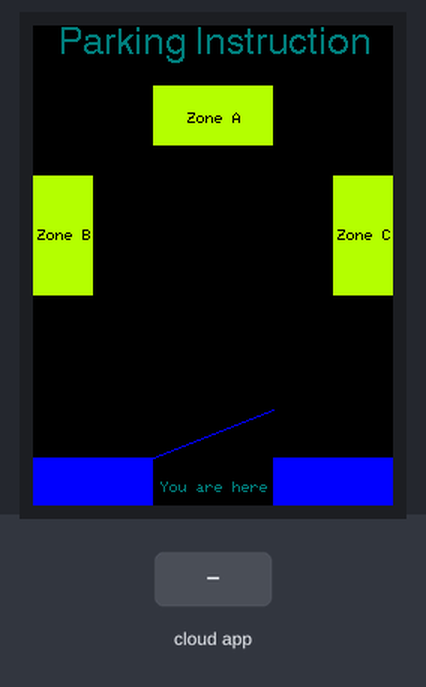
Recording of a sketch running on a simulated ESP32. Parts: 240×320 colour display. The test bench sets the inputs (shaded band). WiFi joins after 1.5 s; servers stay silent unless stated; what the sketch prints to the serial monitor is not drawn.

Above: at 4.0 s.
4.1 s: the phone or cloud app sets Instruction to ZoneA
At 5.0 s:
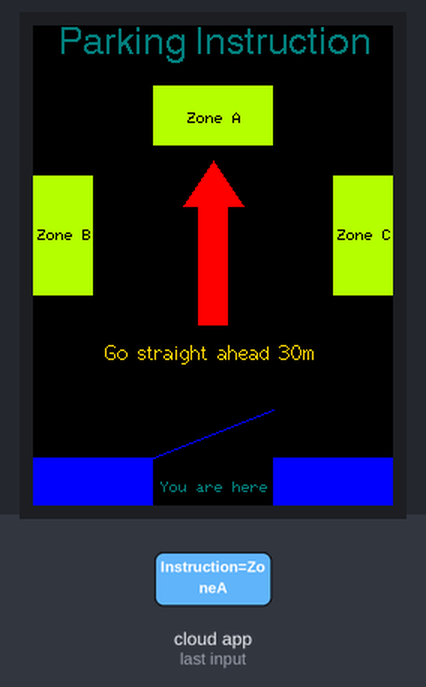
5.7 s: the phone or cloud app sets Instruction to ZoneB
At 6.3 s:
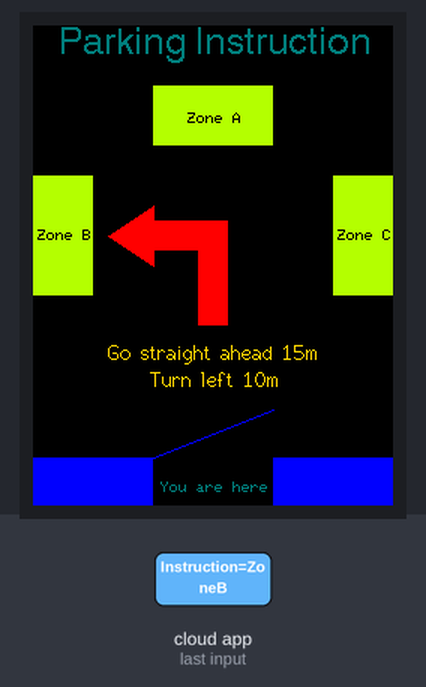
7.3 s: the phone or cloud app sets Instruction to ZoneC
At 8.6 s:
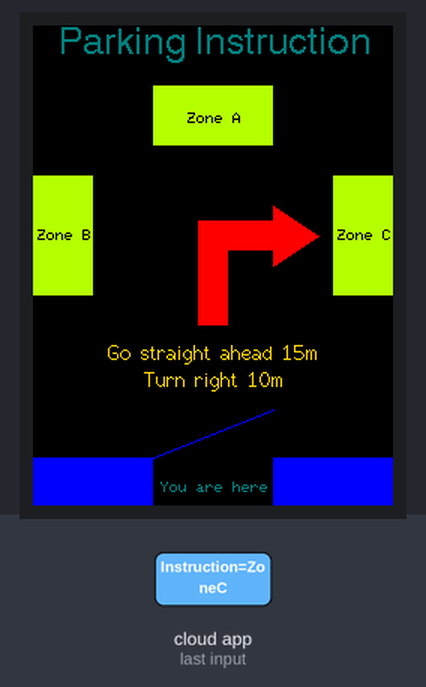
8.9 s: the phone or cloud app sets Instruction to Remove
At 9.9 s:
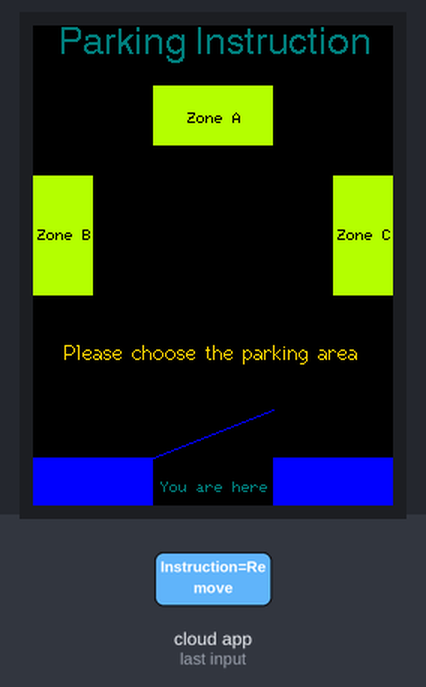
Timing chart, 0 to 11.5 s (numbered marks = the images above; inputs shaded):
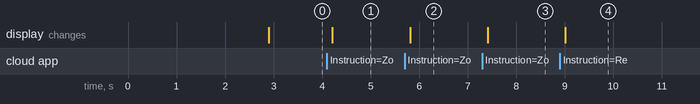

Measured:
- after the input at 4.1 s, the display: changes after 0.11 s (image 1)
- after the input at 5.7 s, the display: changes after 0.11 s (image 2)
- after the input at 7.3 s, the display: changes after 0.11 s (image 3)
- after the input at 8.9 s, the display: changes after 0.11 s (image 4)

The sketch:

InstructionBlock.ino
```cpp
#include <WiFi.h>
#include <FirebaseESP32.h>
#include <TFT_eSPI.h>
#include <SPI.h>
/*
#define TFT_MISO 19
#define TFT_MOSI 23
#define TFT_SCLK 18
#define TFT_CS   15  // Chip select control pin
#define TFT_DC    2  // Data Command control pin
#define TFT_RST   4  // Reset pin (could connect to RST pin)
VCC và LED nối vào 3V3
*/
//do x x y = 240 x 320 nên khi draw pixel thì 120 x 160 sẽ là chính giữa
TFT_eSPI tft = TFT_eSPI();

#define WIFI_SSID ""
#define WIFI_PASSWORD ""

#define FIREBASE_HOST ""
#define FIREBASE_AUTH ""
String prevAreaStatus = ""; // Biến để lưu trữ trạng thái trước đó của khu vực
String areaStatus = "";
FirebaseData firebaseData; //Declare the Firebase Data object in the global scope
FirebaseAuth auth; //Define the FirebaseAuth data for authentication data
FirebaseConfig config; //Define the FirebaseConfig data for config data
String path = "/";
unsigned long t1 = 0;
void setup() {
  Serial.begin(115200);
  tft.init();
  tft.fillScreen(TFT_BLACK);
  //Kết nối Wifi
  WiFi.begin(WIFI_SSID, WIFI_PASSWORD);
  Serial.print("Connecting to Wi-Fi");
  while(WiFi.status() != WL_CONNECTED){
    Serial.print(".");
    delay(300);
  }
  Serial.println();
  Serial.print("Connected with IP: ");
  Serial.println(WiFi.localIP());
  Serial.println();
  //Kết nối Firebase
  config.database_url = FIREBASE_HOST;
  config.signer.tokens.legacy_token = FIREBASE_AUTH;
  Firebase.begin(&config, &auth);
  Firebase.reconnectWiFi(true); //khi thiết bị bị ngắt kết nối, thì dòng này giúp firebase tự động kết nối wifi với esp
  delay(1000);
  // Đăng ký callback
  if (Firebase.beginStream(firebaseData, path + "/Instruction")) {
    Firebase.setStreamCallback(firebaseData, streamCallback, streamTimeoutCallback);
  } else {
    Serial.println("Không thể bắt đầu stream, lý do: " + firebaseData.errorReason());
  }

  //Chữ hướng dẫn đỗ
  tft.setTextColor(TFT_DARKCYAN);
  tft.drawString("Parking Instruction", 17, 0, 4);
  //Vẽ barie
  tft.drawLine(80,288,160,256,TFT_BLUE); //Tọa độ điểm đầu (0,0) - cuối (120,160) và màu
  tft.fillRect(0,288,80,32,TFT_BLUE); //tọa độ điểm vẽ, chiều dài tính theo Ox và chiều cao tính theo Oy, màu
  tft.fillRect(160,288,80,32,TFT_BLUE);
  tft.drawString("You are here",85,304);
  //Vẽ các zone
  tft.fillRect(80,40,80,40,TFT_GREENYELLOW);
  tft.setTextColor(TFT_BLACK);
  tft.drawString("Zone A",103,58);

  tft.fillRect(0,100,40,80,TFT_GREENYELLOW);
  tft.setTextColor(TFT_BLACK);
  tft.drawString("Zone B", 3 , 136);

  tft.fillRect(200,100,40,80,TFT_GREENYELLOW);
  tft.setTextColor(TFT_BLACK);
  tft.drawString("Zone C", 203, 136);
}

void loop() {
}

// Hàm callback khi có dữ liệu thay đổi
void streamCallback(StreamData data) {
  if (data.dataType() == "string") {
    areaStatus = data.stringData();

    // Kiểm tra nếu trạng thái đã thay đổi
    if (areaStatus != prevAreaStatus) {
      //Xóa các hình vẽ
      tft.fillRect(50, 90, 145, 110, TFT_BLACK);
      //Xóa chữ
      tft.fillRect(0,210,240,40,TFT_BLACK);

      // Hiển thị hướng dẫn mới
      if(areaStatus == "ZoneA"){
        /* Instruction to Zone A */
        Serial.println(areaStatus);
        Serial.println("Instruction to Zone A");
        tft.setTextColor(TFT_GOLD);
        tft.drawString("Go straight ahead 30m",48,210,2);
        tft.fillRect(110,120,20,80,TFT_RED);
        tft.fillTriangle(120,90,100,120,140,120,TFT_RED);
      } else if(areaStatus == "ZoneB"){
        Serial.println(areaStatus);
        Serial.println("Instruction to Zone B");
        /* Instruction to Zone B */
        tft.setTextColor(TFT_GOLD);
        tft.drawString("Go straight ahead 15m",50,210,2);
        tft.drawString("Turn left 10m",78,228,2);
        tft.fillRect(110,140,20,60,TFT_RED);
        tft.fillRect(80,130,50,20,TFT_RED);
        tft.fillTriangle(50,140,80,120,80,160,TFT_RED);
      } else if(areaStatus == "ZoneC"){
        Serial.println(areaStatus);
        Serial.println("Instruction to Zone C");
        /* Instruction to Zone C */
        tft.setTextColor(TFT_GOLD);
        tft.drawString("Go straight ahead 15m",50,210,2);
        tft.drawString("Turn right 10m",74,228,2);
        tft.fillRect(110,140,20,60,TFT_RED);
        tft.fillRect(110,130,50,20,TFT_RED);
        tft.fillTriangle(190,140,160,120,160,160,TFT_RED);
      } else if(areaStatus == "Remove"){
        Serial.println(areaStatus);
        Serial.println("Xoa man hinh hien thi");
        tft.setTextColor(TFT_GOLD);
        tft.drawString("Please choose the parking area",21,210,2);
      }
      // Lưu trữ trạng thái hiện tại để so sánh với lần lặp tiếp theo
      prevAreaStatus = areaStatus;
    }
  }
}

// Hàm callback khi stream bị ngắt
void streamTimeoutCallback(bool timeout) {
  if (timeout) {
    Serial.println("Stream timeout, đang cố gắng kết nối lại...");
    if (!firebaseData.httpConnected()) {
      Serial.println("Đã mất kết nối tới Firebase, đang kết nối lại...");
    }
  }
}
```
